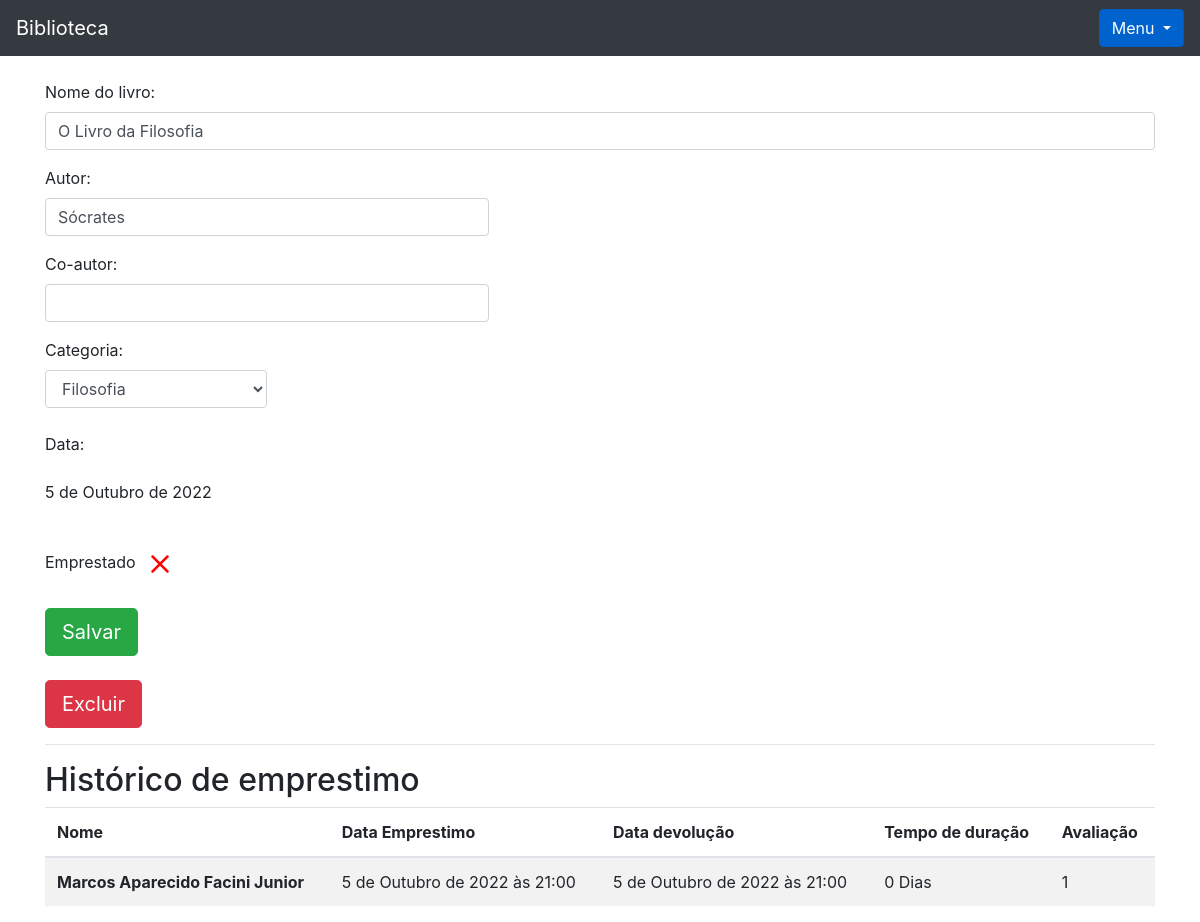
The app's page /livro/ver_livros/3 (signed in), older data.
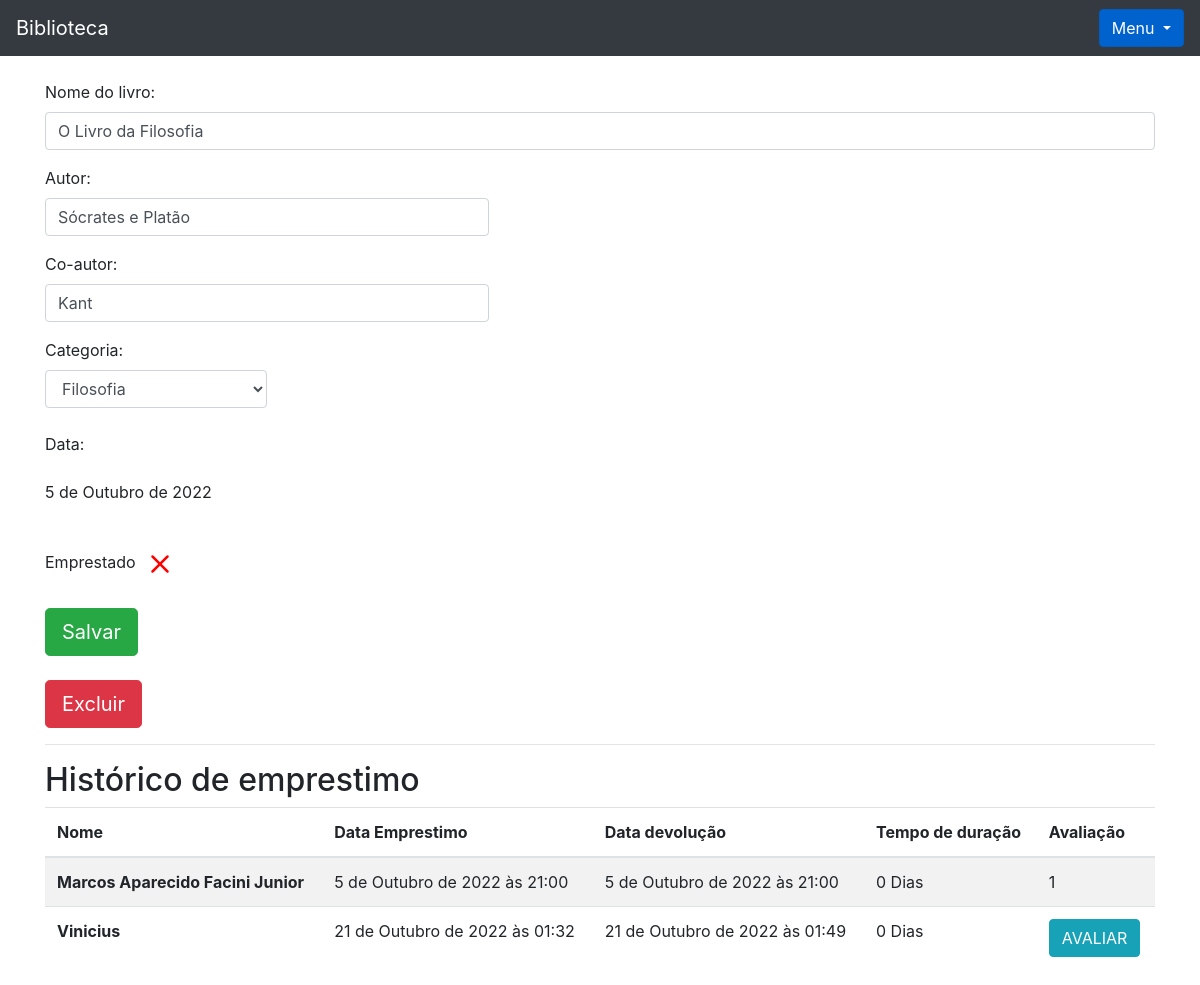
The same page, newer data.
### livro/models.py (models this page shows, shortened)
class Livros(models.Model):
    nome = models.CharField(max_length = 100)
    autor = models.CharField(max_length = 30)
    co_autor = models.CharField(max_length = 30, blank=True)
    data_cadastro = models.DateField(default= date.today)
    emprestado = models.BooleanField(default=False)
    categoria = models.ForeignKey(Categoria, on_delete=models.DO_NOTHING)
    usuario = models.ForeignKey(Usuario, on_delete=models.DO_NOTHING)
    class Meta: # a classe meta dentro de uma classe faz com que seja possivel alterar o nome da classe para que a visualização do admin não fique com duas letras s no final
        verbose_name = 'Livro'

class Emprestimos(models.Model):
    choices = (
        ('P', 'Pessimo'),
        ('R', 'Ruim'),
        ('B', 'Bom'),
        ('O', 'Otimo')
    )
    nome_emprestado = models.ForeignKey(Usuario, on_delete=models.DO_NOTHING, blank=True, null=True)
    nome_emprestado_anonimo = models.CharField(max_length=30, blank=True, null=True)
    data_emprestimo = models.DateTimeField(default=datetime.datetime.now())
    data_devolucao = models.DateTimeField(blank=True, null=True)
    livro = models.ForeignKey(Livros, on_delete=models.DO_NOTHING)
    avaliacao = models.CharField(max_length=1, choices=choices, blank=True, null=True)

### usuario/models.py (models this page shows)
class Usuario(models.Model):
    nome = models.CharField(max_length=50)
    email = models.CharField(max_length=30)
    senha = models.CharField(max_length=64)
    def __str__(self):
        return self.nome

### livro/views.py (the view)
# urls.py: path('ver_livros/<int:id>', views.ver_livros, name='ver_livros'),
def ver_livros(request, id):
    if request.session.get('usuario'):
        livro = Livros.objects.get(id = id)
        categoria_livro = Categoria.objects.filter(usuario = request.session.get('usuario'))
        if request.session['usuario'] == livro.usuario.id:
            usuario = Usuario.objects.get(id = request.session['usuario'])
            emprestimos = Emprestimos.objects.filter(livro = livro)
            form = CadastroLivro()
            form.fields['usuario'].initial = request.session['usuario']
            form.fields['categoria'].queryset = Categoria.objects.filter(usuario = usuario)
            form_categoria = CategoriaLivro()
            usuarios = Usuario.objects.all()
            livros = Livros.objects.filter(usuario_id = request.session.get('usuario'))
            livros_emprestar = Livros.objects.filter(usuario = usuario).filter(emprestado = False)
            livros_emprestados = Livros.objects.filter(usuario = usuario).filter(emprestado = True)
            return render(request, 'ver_livro.html', {'livro': livro,
                                                      'categoria_livro': categoria_livro,
                                                      'emprestimos': emprestimos,
                                                      'usuario_logado': request.session.get('usuario'),
                                                      'form': form,
                                                      'id_livro': id,
                                                      'form_categoria': form_categoria,
                                                      'usuarios': usuarios,
                                                      'livros': livros,
                                                      'livros_emprestar': livros_emprestar,
                                                      'livros_emprestados': livros_emprestados})
        else:
            return HttpResponse('esse livro não é seu')
    else:
        return redirect('/auth/login/?status=2')

### livro/forms.py
class CadastroLivro(forms.ModelForm):
    class Meta:
        model = Livros
        fields = '__all__'
    def __init__(self, *args, **kwargs):
        super().__init__(*args, **kwargs)
        self.fields['usuario'].widget = forms.HiddenInput()

class CategoriaLivro(forms.Form):
    nome = forms.CharField(max_length=30)
    descricao = forms.CharField(max_length=60)
    def __init__(self, *args, **kwargs):
        super().__init__(*args, **kwargs)
        self.fields['descricao'].widget = forms.Textarea()

### livro/models.py (called while the page is built)
    def __str__(self):
        return self.nome

### livro/templatetags/filtros.py (called while the page is built)
@register.filter
def mostra_duracao(value1, value2):
    if all((isinstance(value1, datetime), isinstance(value2, datetime))):
        dias = (value1 - value2).days
        texto = 'Dias'
        if dias == 1:
            texto = 'Dia'
        return f'{dias} {texto}'
    return 'Ainda não foi devolvido'

### livro/templates/ver_livro.html (shortened to what this page needs)
{% extends 'base.html' %}
{% load filtros %}
{% block 'conteudo' %}
  <div class="container">
      <br>
    <form action="{% url 'alterar_livro' %}" method="POST">
        <p>
          <label>Nome do livro:</label>
          <input class="form-control" type="texte" value="{{livro.nome}}" name="nome_livro">
        </p>
        <p>
          <label>Autor:</label>
          <input style="width: 40%;" class="form-control" type="texte" value="{{livro.autor}}" name="autor">
        </p>
        <p>
          <label>Co-autor:</label>
          <input style="width: 40%;" class="form-control" type="texte" value="{{livro.co_autor}}" name="co_autor">
        </p>
        <label>Categoria:</label>
        <select style="width: 20%;" class="form-control" name="categoria_id">
          {% for i in categoria_livro%}
            {% if livro.categoria.nome == i.nome %}
              <option value="{{i.id}}" selected>{{i}}</option>
            {% else %}
              <option value="{{i.id}}">{{i}}</option>
            {% endif%}
          {% endfor %}
        </select>
        <br>
        <p>
          <label>Data:</label>
          <p>{{livro.data_cadastro}}</p>
        </p>
        <br>
          <label>Emprestado</label>
          <br>
          <br>
        <input type="submit" class="btn btn-success btn-lg" value="Salvar">
    </form>
    <br>
    <button type="button" class="btn btn-danger btn-lg" data-toggle="modal" data-target="#exampleModal2">
      Excluir
    </button>
    <hr>
    <h2>Histórico de emprestimo</h2>
    <table class="table table-striped">
      <thead>
        <tr>
          <th scope="col">Nome</th>
          <th scope="col">Data Emprestimo</th>
          <th scope="col">Data devolução</th>
          <th scope="col">Tempo de duração</th>
          <th scope="col">Avaliação</th>
        </tr>
      </thead>
      <tbody>
        {% for i in emprestimos%}
          <tr>
            {% if i.nome_emprestado_anonimo == None %}
              <th scope="row">{{i.nome_emprestado}}</th>
            {% else %}
            <th scope="row">{{i.nome_emprestado_anonimo}}</th>
            {% endif%}
            <td>{{i.data_emprestimo}}</td>
            <td>{{i.data_devolucao}}</td>
            <td>{{i.data_devolucao|mostra_duracao:i.data_emprestimo  }}</td>
            <td>
            {% if i.avaliacao == None %}
              <button onclick="avaliacao({{i.id}})" class="btn btn-info" data-toggle="modal" data-target="#exampleModal1">AVALIAR</button>
            {% else%}
              {{i.avaliacao}}
            {% endif %}
            </td>
          </tr>
        {% endfor %}
      </tbody>
    </table>
  </div>
{% endblock %}

### biblioteca/templates/base.html (shortened to what this page needs)
<!doctype html>
<html lang="pt-BR">
  <head>
    <link rel="stylesheet" href="https://cdn.jsdelivr.net/npm/bootstrap@4.6.0/dist/css/bootstrap.min.css">
  </head>
  <body>
    <nav class="navbar navbar-dark bg-dark">
        <a class="navbar-brand" href="{% url 'home' %}">Biblioteca</a>
        {% if usuario_logado %}
        <div class="dropdown show">
          <a class="btn btn-primary dropdown-toggle" href="#" role="button" id="dropdownMenuLink" data-toggle="dropdown" aria-haspopup="true" aria-expanded="false">
            Menu
          </a>
        </div>
        {% endif %}
      </nav>
    {% block 'conteudo' %} {% endblock %}
  </body>
</html>

Row changes from the older to the newer data that the page shows:
changed Livros "O Livro da Filosofia": autor "Sócrates" → "Sócrates e Platão"; co_autor (not shown) → "Kant"
added Emprestimos: nome_emprestado "Vinicius", data_emprestimo "21 de Outubro de 2022 às 01:32", data_devolucao "21 de Outubro de 2022 às 01:49", data_devolucao|mostra_duracao "0 Dias"
